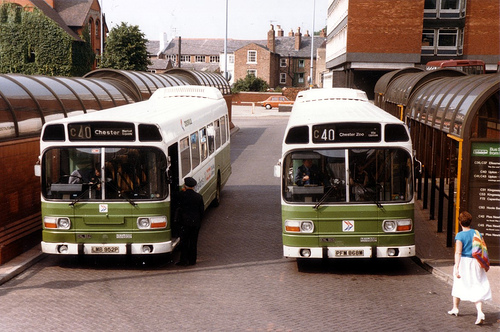
#> input picture custom_dataset/2011_000248.jpg, 500 x 332 px; its folder holds only this picture in this run
$ python -i augmentations.py   (imports and definitions only)
#> lines starting #> are read from the running program, lines starting #| are printed output that depends on the picture
import cv2
import numpy as np
import random

from config import norm_mean, norm_std


# Warning, do not use numpy random in PyTorch multiprocessing, or the random result will be the same.

# [40 lines left out: functions random_mirror, clip_box, remove_small_box, to_01_box, random_brightness, random_contrast, not called in this run]


def random_saturation(img, lower=0.7, upper=1.3):
    img[:, :, 1] *= random.uniform(lower, upper)
    return img


# [111 lines left out: functions random_hue, photometric_distort, crop, random_crop, pad_to_square, not called in this run]


def multi_scale_resize(img, masks=None, boxes=None, resize_range=None, during_training=False):
    assert img.shape[0] == img.shape[1], 'Error, image is not square in <multi_scale_resize>'

    if during_training:
        ori_size = img.shape[0]
        resize_size = random.randint(resize_range[0], resize_range[1]) * 32
        img = cv2.resize(img, (resize_size, resize_size))
        scale = resize_size / ori_size
        b = boxes * scale
        boxes = b

        masks = masks.transpose((1, 2, 0))
        masks = cv2.resize(masks, (resize_size, resize_size))

        # OpenCV resizes a (w,h,1) array to (s,s), so fix it
        if len(masks.shape) == 2:
            masks = np.expand_dims(masks, 0)
        else:
            masks = masks.transpose((2, 0, 1))

        return img, masks, boxes
    else:
        return cv2.resize(img, (resize_range, resize_range))


# [83 lines left out: functions to_train_size, normalize_and_toRGB, val_aug, train_aug, show_ann, not called in this run]

>>> import cv2
>>> picture = cv2.imread('../custom_dataset/2011_000248.jpg', cv2.IMREAD_GRAYSCALE)
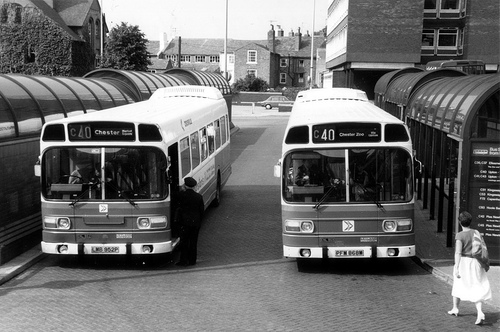
#> picture: shape (332, 500); min 0, max 255, mean 108
>>> result = multi_scale_resize(picture)
#> (the run stopped early here; a loop or call above may not have finished)

$ run again, on custom_dataset/2011_000322.jpg
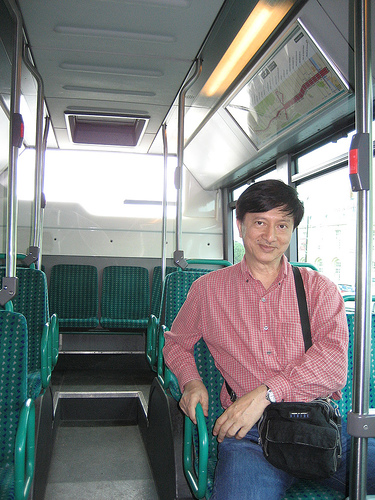
#> input picture custom_dataset/2011_000322.jpg, 375 x 500 px
#> `picture = cv2.imread('../custom_dataset/2011_000248.jpg', cv2.IMREAD_G..`:
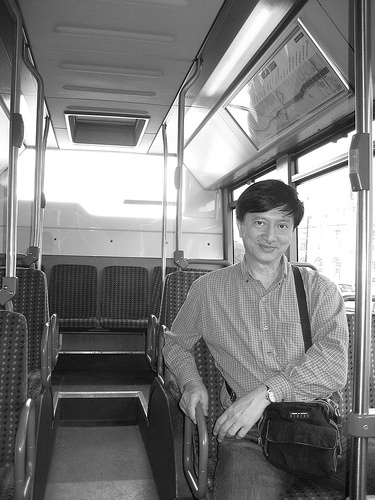
#> picture: shape (500, 375); min 0, max 255, mean 125.6

$ run again, on custom_dataset/2011_000364.jpg
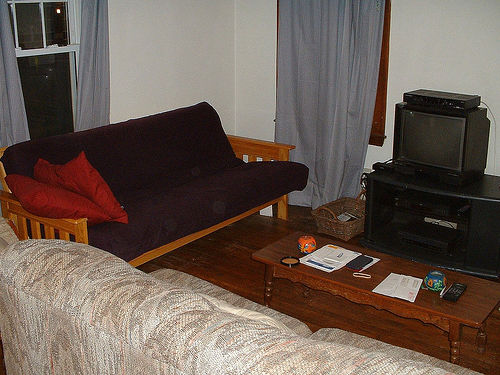
#> input picture custom_dataset/2011_000364.jpg, 500 x 375 px
#> `picture = cv2.imread('../custom_dataset/2011_000248.jpg', cv2.IMREAD_G..`:
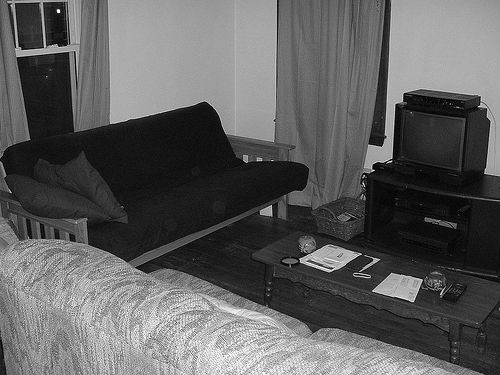
#> picture: shape (375, 500); min 0, max 255, mean 94.6

$ run again, on custom_dataset/2011_000420.jpg
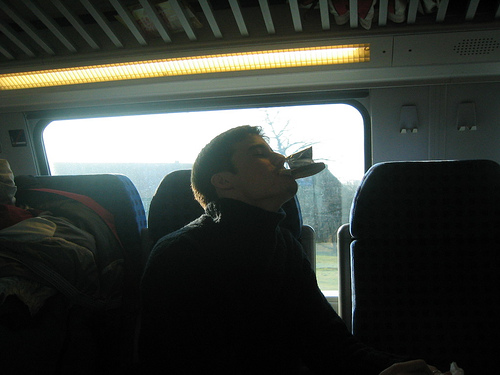
#> input picture custom_dataset/2011_000420.jpg, 500 x 375 px
#> `picture = cv2.imread('../custom_dataset/2011_000248.jpg', cv2.IMREAD_G..`:
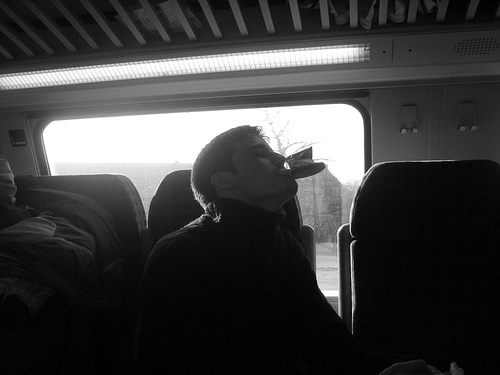
#> picture: shape (375, 500); min 0, max 255, mean 61.2
